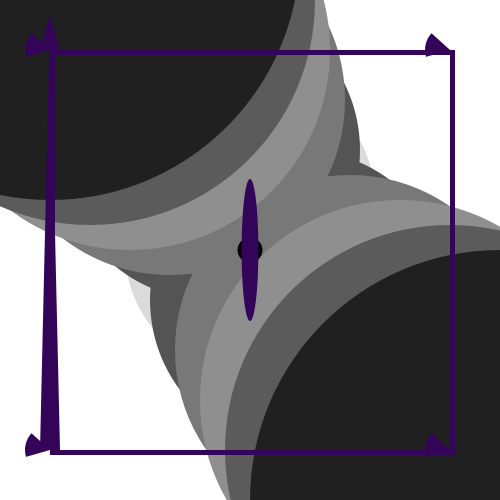
Frame 1 (no input)
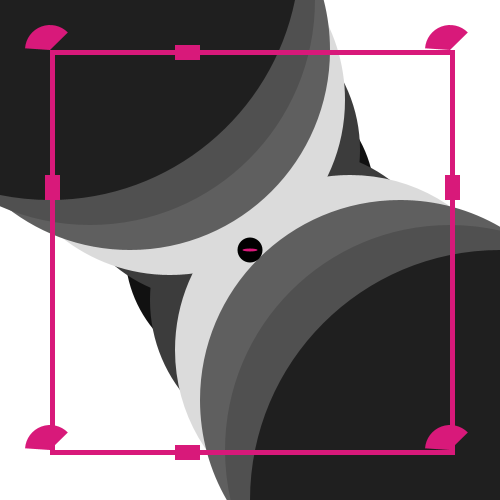
Frame 60 (the mouse pressed at the canvas centre just before this capture)
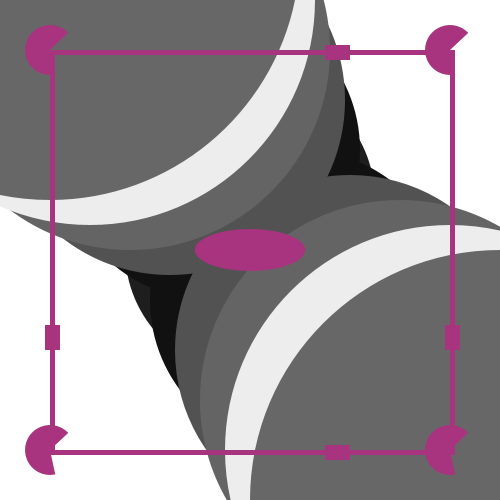
Frame 120 (the mouse held since frame 60 and released just before this capture)

The Processing sketch that drew these frames (run headless with seeded random() and noise(); from frame 60 on, the mouse is pressed at the canvas centre):

// Processing sketch: processing_87416
// ── processing_87416.pde

float center;
float centerChangeX;
float centerChangeY;
float randColor1;
float randColor2;
float randColor3;
float arcStart;
float arcStop;
float moveTop;
float moveRight;
void setup(){
  size(500, 500);
  center = 1.5;
  moveTop = 25;
  moveRight = 25;
}
void draw(){
  background(255);
  noStroke();
  for(int i = 1; i <= 10; i++){
    fill(random(i, 255));
    ellipse((i * 50), (i * 50), (i * 50), (i * 50));
    ellipse(450 - (i * 40), 450 - (i * 50), (i * 50), (i * 50));
  }
  fill(0, 0, 0);
  ellipse(250, 250, 25, 25);
  randColor1 = random(1, 256);
  randColor2 = random(1, 256);
  randColor3 = random(1, 256);
  arcStart = radians(random(0, 360));
  arcStop = radians(random(0, 360));
  fill(randColor1, randColor2, randColor3);
  centerChangeX = random(1, 100);
  centerChangeY = random(1, 100);
  ellipse(250, 250, (center * centerChangeX), (center * centerChangeY));
  arc(50, 50, 50, 50, arcStart, arcStop);
  arc(450, 450, 50, 50, arcStart, arcStop);
  arc(50, 450, 50, 50, arcStart, arcStop);
  arc(450, 50, 50, 50, arcStart, arcStop);
  rect(50, 50, 400, 5);
  rect(50, 450, 400, 5);
  rect(50, 50, 5, 400);
  rect(450, 50, 5, 405);
  if(moveTop <= 425){
     moveTop += 25;
  }
  else{
    moveTop = 25;
  }
  if(moveTop % 2 == 1){
    rect(moveTop, 45, 25, 15);
    rect(moveTop, 445, 25, 15);
    
  }
  else{
    triangle(moveTop - 10, 50 , moveTop + 10, 50, moveTop, 15);
    triangle(moveTop - 10, 450 , moveTop + 10, 450, moveTop, 15);
  }
  if(moveRight <= 425){
    moveRight += 25;
  }
  else{
    moveRight = 25;
  }
  if(moveRight % 2 == 1){
    rect(45, moveRight, 15, 25);
    rect(445, moveRight, 15, 25);
  }
  else{
    triangle(50, moveRight - 10, 50, moveRight + 10, 50, moveRight);
    triangle(450, 450 - moveRight - 10, 450, 450 - moveRight + 10, 450, 450 - moveRight);
  }
}
